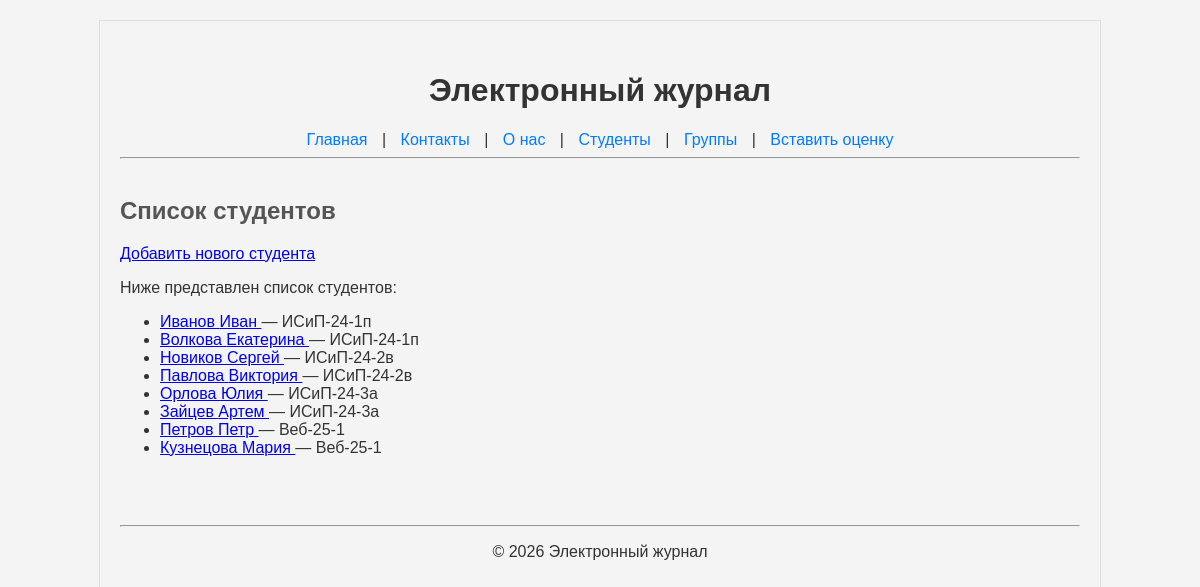
The page /students/ on the database its author committed.
### journal/models.py (models this page shows, shortened)
class Student(models.Model):
    first_name = models.CharField(max_length=50)
    last_name = models.CharField(max_length=50)
    group = models.ForeignKey(Group, on_delete=models.CASCADE, related_name='students')

class Group(models.Model):
    name = models.CharField(max_length=100)
    comment = models.TextField(blank=True, null=True)

### journal/views.py (the view)
# urls.py: path('students/', views.students_view, name='students'),
def students_view(request):
    all_students = Student.objects.all()
    context = {
        'page_title': 'Список студентов',
        'students_list': all_students,
    }
    return render(request, 'journal/students.html', context)

### journal/templates/journal/students.html (shortened to what this page needs)
{% extends 'base.html' %}
{% block content %}
    <h2>{{ page_title }}</h2>
    <p><a href="{% url 'student_add' %}">Добавить нового студента</a></p>
    <p>Ниже представлен список студентов:</p>
    <ul>
        {% for student in students_list %}
            <li>
                <a href="{% url 'student_detail' student_id=student.id %}">
                    {{ student.last_name }} {{ student.first_name }}
                </a>
                — {{ student.group.name }}
            </li>
        {% empty %}
            <li>Список студентов пуст.</li>
        {% endfor %}
    </ul>
{% endblock %}

### static/css/style.css (style rules this page uses)
body { font-family: sans-serif; background-color: #f4f4f4; color: #333; width: 80%; max-width: 960px; margin: 20px auto; border: 1px solid #ddd; padding: 20px; }
main h2 { color: #555 }

### rows shown on the page
Student: last_name "Иванов", first_name "Иван", group.name "ИСиП-24-1п"
Student: last_name "Волкова", first_name "Екатерина", group.name "ИСиП-24-1п"
Student: last_name "Новиков", first_name "Сергей", group.name "ИСиП-24-2в"
Student: last_name "Павлова", first_name "Виктория", group.name "ИСиП-24-2в"
Student: last_name "Орлова", first_name "Юлия", group.name "ИСиП-24-3а"
Student: last_name "Зайцев", first_name "Артем", group.name "ИСиП-24-3а"
Student: last_name "Петров", first_name "Петр", group.name "Веб-25-1"
Student: last_name "Кузнецова", first_name "Мария", group.name "Веб-25-1"

### other values the page prints
{{ page_title }} "Список студентов"
